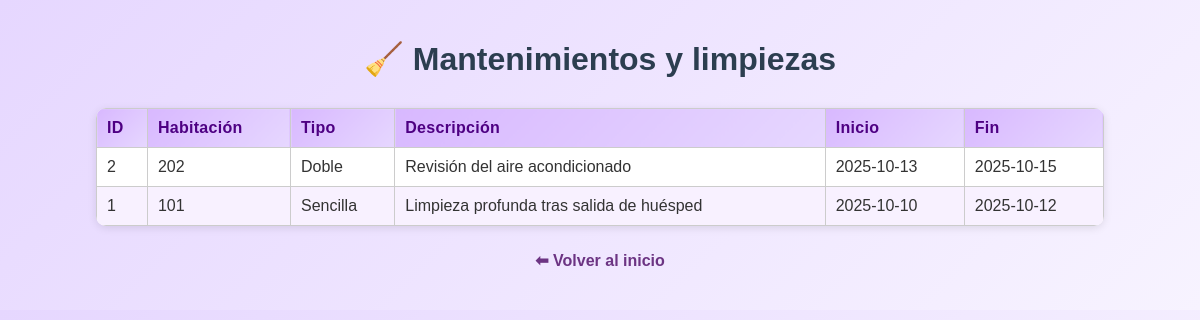
The app's page /views/ver_mantenimientos.php (signed in) with its own data.
### tables this page shows
CREATE TABLE IF NOT EXISTS mantenimientos (
  id INT UNSIGNED AUTO_INCREMENT PRIMARY KEY,
  id_habitacion INT UNSIGNED NOT NULL,
  descripcion VARCHAR(255) NOT NULL,
  fecha_inicio DATE NOT NULL,
  fecha_fin DATE NOT NULL,
  FOREIGN KEY (id_habitacion) REFERENCES habitaciones(id) ON DELETE CASCADE
);

CREATE TABLE IF NOT EXISTS habitaciones (
  id INT UNSIGNED AUTO_INCREMENT PRIMARY KEY,
  numero INT UNSIGNED NOT NULL UNIQUE,
  tipo ENUM('Sencilla', 'Doble', 'Suite') NOT NULL,
  precio_base DECIMAL(10,2) NOT NULL,
  estado_limpieza ENUM('Limpia', 'Sucia', 'En_Limpieza') NOT NULL DEFAULT 'Limpia',
  fecha_creacion TIMESTAMP DEFAULT CURRENT_TIMESTAMP
);

### views/ver_mantenimientos.php (the view, shortened to what this page needs)
<?php
require_once __DIR__ . '/../db/conexion.php';
try {
    $consulta = $conexion->query("
        SELECT
            m.id,
            hab.numero AS habitacion,
            hab.tipo AS tipo,
            m.descripcion,
            m.fecha_inicio,
            m.fecha_fin
        FROM mantenimientos m
        INNER JOIN habitaciones hab ON m.id_habitacion = hab.id
        ORDER BY m.fecha_inicio DESC
    ");
    $mantenimientos = $consulta->fetchAll(PDO::FETCH_ASSOC);
} catch (PDOException $e) {
    echo '<p style="color:red; text-align:center;">❌ Error al cargar los mantenimientos: ' . $e->getMessage() . '</p>';
    $mantenimientos = [];
}
?>
<!DOCTYPE html>
<html lang="es">
<head>
    <link rel="stylesheet" href="../assets/css/estilos.css">
</head>
<body>
    <h1 class="titulo-vista">🧹 Mantenimientos y limpiezas</h1>
    <?php if (!empty($mantenimientos)) : ?>
        <table class="tabla-datos">
            <thead>
                <tr>
                    <th>ID</th>
                    <th>Habitación</th>
                    <th>Tipo</th>
                    <th>Descripción</th>
                    <th>Inicio</th>
                    <th>Fin</th>
                </tr>
            </thead>
            <tbody>
                <?php foreach ($mantenimientos as $m): ?>
                    <tr>
                        <td><?= htmlspecialchars((string)$m["id"]) ?></td>
                        <td><?= htmlspecialchars((string)$m["habitacion"]) ?></td>
                        <td><?= htmlspecialchars((string)$m["tipo"]) ?></td>
                        <td><?= htmlspecialchars((string)$m["descripcion"]) ?></td>
                        <td><?= htmlspecialchars((string)$m["fecha_inicio"]) ?></td>
                        <td><?= htmlspecialchars((string)$m["fecha_fin"]) ?></td>
                    </tr>
                <?php endforeach; ?>
            </tbody>
        </table>
    <?php else : ?>
        <p class="mensaje-vacio">No hay mantenimientos registrados.</p>
    <?php endif; ?>
    <a href="../index.php" class="volver">⬅ Volver al inicio</a>
</body>
</html>

### assets/css/estilos.css (style rules this page uses)
body { font-family: Arial, sans-serif; background: linear-gradient(135deg, #e6d7ff, #f7f3ff); margin: 40px; color: #333; }
h1 { color: #2c3e50; text-align: center; margin-bottom: 30px; }
table { border-collapse: collapse; width: 90%; margin: 30px auto; background-color: #ffffff; border-radius: 10px; overflow: hidden; box-shadow: 0 3px 8px rgba(0, 0, 0, 0.1); }
th, td { border: 1px solid #e0d4f7; padding: 12px 10px; text-align: left; }
th { background: linear-gradient(135deg, #d8b8ff, #e6d7ff); color: #4e0083; font-weight: bold; letter-spacing: 0.3px; }
tr:nth-child(even) { background-color: #f8f1ff; }
.volver { margin-top: 10px; display: block; text-align: center; color: #555; text-decoration: none; }
.titulo-vista { text-align: center; color: #2c3e50; margin-top: 20px; }
.tabla-datos { border-collapse: collapse; width: 90%; margin: 20px auto; background: #fff; box-shadow: 0 2px 8px rgba(0,0,0,0.1); }
.tabla-datos th, .tabla-datos td { border: 1px solid #ccc; padding: 10px; text-align: left; }
.tabla-datos th { background-color: #eee; font-weight: bold; }
.volver { display: block; text-align: center; margin: 25px 0; text-decoration: none; color: #6c3483; font-weight: bold; }

### records on screen
mantenimientos: id "2", id_habitacion.numero "202", id_habitacion.tipo "Doble", descripcion "Revisión del aire acondicionado", fecha_inicio "2025-10-13", fecha_fin "2025-10-15"
mantenimientos: id "1", id_habitacion.numero "101", id_habitacion.tipo "Sencilla", descripcion "Limpieza profunda tras salida de huésped", fecha_inicio "2025-10-10", fecha_fin "2025-10-12"
